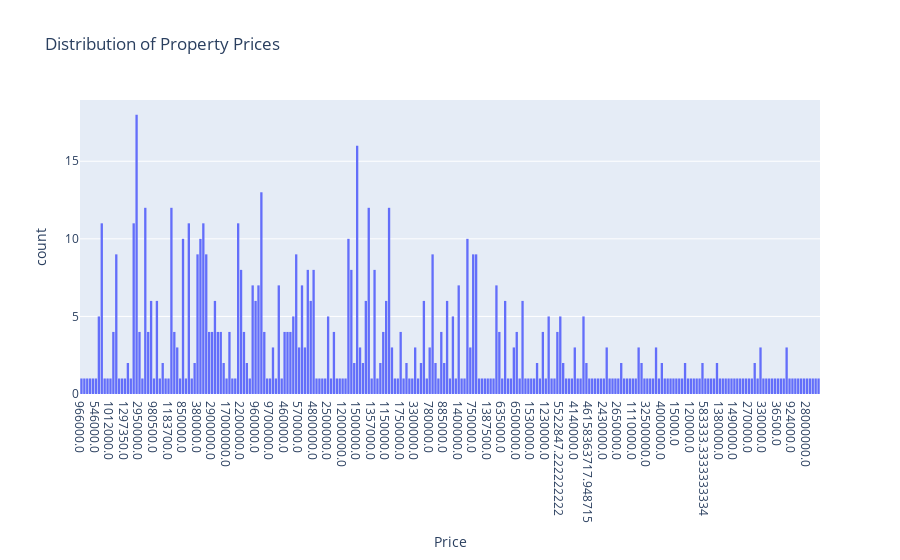

Here is the notebook cell this chart was saved with:
### Code cell
fig3 = px.histogram(data1, x='Price', nbins=50, title='Distribution of Property Prices')
fig3.show()

### Figure 1 — Plotly figure (JSON) as saved in the notebook; plotly's stock layout.template omitted (floating-point values rounded to 4 significant figures; data arrays with more than 128 entries replaced by an {"elided": "..."} marker saying what was removed)
{"data": [{"alignmentgroup": "True", "bingroup": "x", "hovertemplate": "Price=%{x}<br>count=%{y}<extra></extra>", "legendgroup": "", "marker": {"color": "#636efa", "pattern": {"shape": ""}}, "name": "", "nbinsx": 50, "offsetgroup": "", "orientation": "v", "showlegend": false, "type": "histogram", "x": {"elided": "759 str values"}, "xaxis": "x", "yaxis": "y"}], "layout": {"barmode": "relative", "legend": {"tracegroupgap": 0}, "title": {"text": "Distribution of Property Prices"}, "xaxis": {"anchor": "y", "domain": [0, 1], "title": {"text": "Price"}}, "yaxis": {"anchor": "x", "domain": [0, 1], "title": {"text": "count"}}}}
